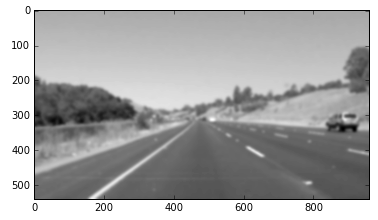
#> input picture test_images/gauss_image.PNG, 378 x 220 px; its folder holds only this picture in this run
$ jupyter execute --allow-errors P1.ipynb   (shell and % lines are left out)
#> lines starting #> are read from the running program, lines starting #| are printed output that depends on the picture
# Self-Driving Car Engineer Nanodegree

## Project: **Finding Lane Lines on the Road**
***
In this project, you will use the tools you learned about in the lesson to identify lane lines on the road.  You can develop your pipeline on a series of individual images, and later apply the result to a video stream (really just a series of images). Check out the video clip "raw-lines-example.mp4" (also contained in this repository) to see what the output should look like after using the helper functions below.

Once you have a result that looks roughly like "raw-lines-example.mp4", you'll need to get creative and try to average and/or extrapolate the line segments you've detected to map out the full extent of the lane lines.  You can see an example of the result you're going for in the video "P1_example.mp4".  Ultimately, you would like to draw just one line for the left side of the lane, and one for the right.

In addition to implementing code, there is a brief writeup to complete. The writeup should be completed in a separate file, which can be either a markdown file or a pdf document. There is a [write up template](https://github.com/udacity/CarND-LaneLines-P1/blob/master/writeup_template.md) that can be used to guide the writing process. Completing both the code in the Ipython notebook and the writeup template will cover all of the [rubric points](https://review.udacity.com/#!/rubrics/322/view) for this project.

---
Let's have a look at our first image called 'test_images/solidWhiteRight.jpg'.  Run the 2 cells below (hit Shift-Enter or the "play" button above) to display the image.

**Note: If, at any point, you encounter frozen display windows or other confounding issues, you can always start again with a clean slate by going to the "Kernel" menu above and selecting "Restart & Clear Output".**

---

**The tools you have are color selection, region of interest selection, grayscaling, Gaussian smoothing, Canny Edge Detection and Hough Tranform line detection.  You  are also free to explore and try other techniques that were not presented in the lesson.  Your goal is piece together a pipeline to detect the line segments in the image, then average/extrapolate them and draw them onto the image for display (as below).  Once you have a working pipeline, try it out on the video stream below.**

---

<figure>

 <figcaption>
 <p></p>
 <p style="text-align: center;"> Your output should look something like this (above) after detecting line segments using the helper functions below </p>
 </figcaption>
</figure>
 <p></p>
<figure>

 <figcaption>
 <p></p>
 <p style="text-align: center;"> Your goal is to connect/average/extrapolate line segments to get output like this</p>
 </figcaption>
</figure>

**Run the cell below to import some packages.  If you get an `import error` for a package you've already installed, try changing your kernel (select the Kernel menu above --> Change Kernel).  Still have problems?  Try relaunching Jupyter Notebook from the terminal prompt.  Also, consult the forums for more troubleshooting tips.**

## Import Packages

[cell 1]
#importing some useful packages
import matplotlib.pyplot as plt
import matplotlib.image as mpimg
import numpy as np
import cv2

## Read in an Image

#> (a cell that did not finish here is left out)

## Ideas for Lane Detection Pipeline

**Some OpenCV functions (beyond those introduced in the lesson) that might be useful for this project are:**

`cv2.inRange()` for color selection
`cv2.fillPoly()` for regions selection
`cv2.line()` to draw lines on an image given endpoints
`cv2.addWeighted()` to coadd / overlay two images
`cv2.cvtColor()` to grayscale or change color
`cv2.imwrite()` to output images to file
`cv2.bitwise_and()` to apply a mask to an image

**Check out the OpenCV documentation to learn about these and discover even more awesome functionality!**

## Helper Functions

Below are some helper functions to help get you started. They should look familiar from the lesson!

[cell 3]
import math

def grayscale(img):
    """Applies the Grayscale transform
    This will return an image with only one color channel
    but NOTE: to see the returned image as grayscale
    (assuming your grayscaled image is called 'gray')
    you should call plt.imshow(gray, cmap='gray')"""
    return cv2.cvtColor(img, cv2.COLOR_RGB2GRAY)
    # Or use BGR2GRAY if you read an image with cv2.imread()
    # return cv2.cvtColor(img, cv2.COLOR_BGR2GRAY)

def canny(img, low_threshold, high_threshold):
    """Applies the Canny transform"""
    return cv2.Canny(img, low_threshold, high_threshold)

def gaussian_blur(img, kernel_size):
    """Applies a Gaussian Noise kernel"""
    return cv2.GaussianBlur(img, (kernel_size, kernel_size), 0)

# [130 lines left out: functions region_of_interest, draw_lines, hough_lines, extrapolate_lines, weighted_img, not called in this run]

## Test Images

Build your pipeline to work on the images in the directory "test_images"
**You should make sure your pipeline works well on these images before you try the videos.**

[cell 4]
import os
os.listdir("test_images/")

## Build a Lane Finding Pipeline

Build the pipeline and run your solution on all test_images. Make copies into the `test_images_output` directory, and you can use the images in your writeup report.

Try tuning the various parameters, especially the low and high Canny thresholds as well as the Hough lines parameters.

**TODO:** Build your pipeline that will draw lane lines on the test_images
then save them to the test_images_output directory.

[cell 5]
"""
    Changing image to gray to apply algorithms in a one-channel image
"""
#> (the rest of this cell did not finish here and is left out)

[cell 6]
"""
    gaussian smoothing to remove possible noisy pixels
"""
#> (the rest of this cell did not finish here and is left out)

[cell 7]
"""
    Aplying canny edge detection to find boundaries in the image (1:2 threshold ratio applied)
"""
#> (the rest of this cell did not finish here and is left out)

[cell 8]
"""
    Tuning the mask visually
"""
#> (the rest of this cell did not finish here and is left out)

[cell 9]
"""
    Displaying extrapolated Hough lines
"""
rho = 1 # distance resolution in pixels of the Hough grid
#> rho = 1
theta = np.pi/180 # angular resolution in radians of the Hough grid
threshold = 50     # minimum number of votes (intersections in Hough grid cell)
min_line_length = 50 #minimum number of pixels making up a line
max_line_gap = 200    # maximum gap in pixels between connectable line segments
#> (the rest of this cell did not finish here and is left out)

### Creating all the above procedure in a single pipeline

[cell 10]
#creating pipeline
def lane_line_detector(image):
    gray = grayscale(image)
    gauss_img = gaussian_blur(gray, 21)
    low_thresh=50
    hi_thresh=100
    boundaries = canny(gauss_img, low_thresh, hi_thresh)
    imshape = boundaries.shape
    vertices = np.array([[(100,imshape[0]),(450, 300), (500, 300), (imshape[1],imshape[0])]], dtype=np.int32)
    masked_img = region_of_interest(boundaries, vertices);
    rho = 1 # distance resolution in pixels of the Hough grid
    theta = np.pi/180 # angular resolution in radians of the Hough grid
    threshold = 50     # minimum number of votes (intersections in Hough grid cell)
    min_line_length = 30 #minimum number of pixels making up a line
    max_line_gap = 200    # maximum gap in pixels between connectable line segments
    Hough_lines=hough_lines(masked_img,rho,theta,threshold,min_line_length,max_line_gap)
    combo_img=weighted_img(image,Hough_lines,0.8,1,0)
    return combo_img

[cell 11]
def show_all_files():
    files = os.listdir('test_images')
    for file in files:
        image = mpimg.imread("test_images/{0}".format(file))
#> image is the input picture: shape (220, 378, 4) float32; mean R, G, B, A 0.663, 0.663, 0.663, 1
        test_result = lane_line_detector(image)
#> in gaussian_blur, `return cv2.GaussianBlur(img, (kernel_size, kernel_size), 0)`:
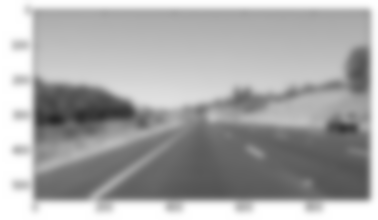
#> returned value: shape (220, 378) float32; min 0.155, max 1, mean 0.663
        plt.figure(figsize=(10,10))
        plt.imshow(test_result)
        plt.title("Lane lines detected for image: {0}".format(file))
    plt.show()
#> (the rest of this cell did not finish here and is left out)
